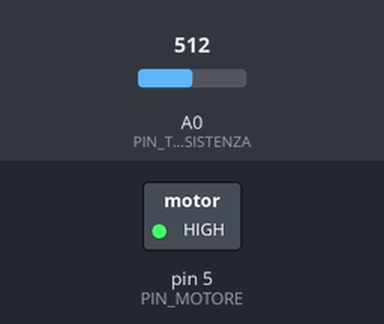
The sketch below on a simulated Arduino Uno, built with avr-gcc and run on an emulated ATmega328P. On the bench: switched loads named in the sketch (green lamp = pin HIGH). The inputs (shaded band) are chosen by the test bench; at power-on: A0 (PIN_TERMORESISTENZA) = 512.

Above: at 0.1 s.
Timing chart, 0 to 1.6 s (numbered marks = the images above):
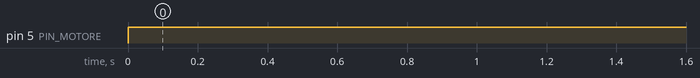

Measured:
- by itself, pin 5 (PIN_MOTORE): LOW → HIGH at 0.00 s

The sketch:

_11_Ventilatore.ino
```cpp
const byte PIN_TERMORESISTENZA = A0;
const float RESISTENZAFISSA    = 10.0;
const float Bcoeff             = 3435;
const float RESISTENZA25       = 10.0;

const byte PIN_MOTORE          = 5;

const float TEMPERATURA_FONDOSCALA = 35;
const float TEMPERATURA_MINIMA     = 10;

void setup() {
  pinMode(PIN_TERMORESISTENZA, INPUT);
  pinMode(PIN_MOTORE, OUTPUT);
}

void loop() {
  int   lettura     = analogRead(PIN_TERMORESISTENZA);
  float resistenzaSensore = RESISTENZAFISSA / ( 1024.0 / lettura - 1 );
  float temperatura;

  temperatura = log(resistenzaSensore / RESISTENZA25);
  temperatura = temperatura / Bcoeff + 1/298.15;
  temperatura = 1/temperatura + 273.15;


  // Si imposta un range finito di temperature
  if (temperatura > TEMPERATURA_FONDOSCALA) {
    temperatura = TEMPERATURA_FONDOSCALA;
  }
  else if (temperatura < TEMPERATURA_MINIMA) {
    temperatura = TEMPERATURA_MINIMA;
  }

  // temperatura = 10 --> PWM = 0
  // temperatura = 35 --> PWM = 255
  // Valori intermedi proporzionali
  byte velocita = (temperatura - TEMPERATURA_MINIMA) * 255.0 / (TEMPERATURA_FONDOSCALA - TEMPERATURA_MINIMA);
  analogWrite(PIN_MOTORE, velocita);
  delay(10);
}
```
